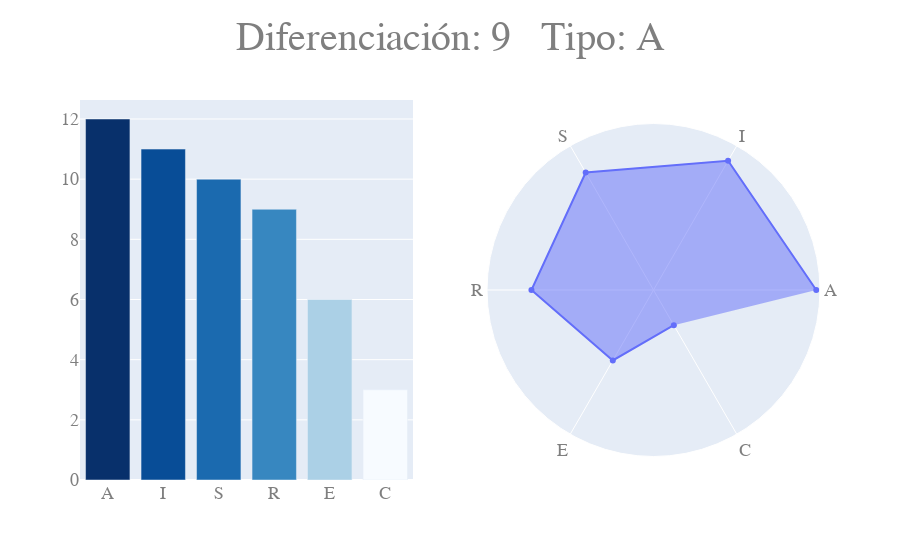

The notebook cell this image was saved under:
### Code cell
fig = make_subplots(rows=1, cols=2, 
                   specs=[[{"type": "xy"}, {"type": "polar"}]])

fig.add_trace(
    go.Scatterpolar(
      r = serie.values,
      theta = serie.index,
      fill = 'toself',
      name = serie.name,
      hovertemplate = '%{r}',
      hoverlabel = dict(font=dict(size=20)), 
     ),
    row=1, col=2
)

serie.sort_values(ascending=False, inplace=True)

fig.add_trace(
    go.Bar(
    x= serie.index, 
    y= serie.values, 
    hovertemplate = '%{y}',
    hoverlabel = dict(font=dict(size=20)), 
    name = serie.name,
    marker={'color':serie.values, 'colorscale': 'Blues'}
    ),
    row=1, col=1
)

fig.update_layout(
    polar = dict(
            radialaxis = dict(
                       visible = False,
                       )), 
    title = go.layout.Title(
            text = f'Diferenciación: {diferenciacion} \n Tipo: {tipo}',
            xref = "container",
            x=0.5),
    title_font=dict(
                size=40),
    font=dict(family='Courier New, monospace', 
              size=18, 
              color='#7f7f7f'),
    showlegend = False
    )

py.iplot(fig)

### Figure 1 — Plotly figure (JSON) as saved in the notebook; plotly's stock layout.template omitted (floating-point values rounded to 4 significant figures)
{"data": [{"fill": "toself", "hoverlabel": {"font": {"size": 20}}, "hovertemplate": "%{r}", "name": "mati", "r": [12, 11, 10, 9, 6, 3], "subplot": "polar", "theta": ["A", "I", "S", "R", "E", "C"], "type": "scatterpolar"}, {"hoverlabel": {"font": {"size": 20}}, "hovertemplate": "%{y}", "marker": {"color": [12, 11, 10, 9, 6, 3], "colorscale": [[0, "rgb(247,251,255)"], [0.125, "rgb(222,235,247)"], [0.25, "rgb(198,219,239)"], [0.375, "rgb(158,202,225)"], [0.5, "rgb(107,174,214)"], [0.625, "rgb(66,146,198)"], [0.75, "rgb(33,113,181)"], [0.875, "rgb(8,81,156)"], [1, "rgb(8,48,107)"]]}, "name": "mati", "type": "bar", "x": ["A", "I", "S", "R", "E", "C"], "xaxis": "x", "y": [12, 11, 10, 9, 6, 3], "yaxis": "y"}], "layout": {"autosize": true, "font": {"color": "#7f7f7f", "family": "Courier New, monospace", "size": 18}, "polar": {"angularaxis": {"type": "category"}, "domain": {"x": [0.55, 1], "y": [0, 1]}, "radialaxis": {"autorange": true, "range": [0, 12.34], "type": "linear", "visible": false}}, "showlegend": false, "title": {"font": {"size": 40}, "text": "Diferenciación: 9 \n Tipo: A", "x": 0.5, "xref": "container"}, "xaxis": {"anchor": "y", "autorange": true, "domain": [0, 0.45], "range": [-0.5, 5.5], "type": "category"}, "yaxis": {"anchor": "x", "autorange": true, "domain": [0, 1], "range": [0, 12.63], "type": "linear"}}}
